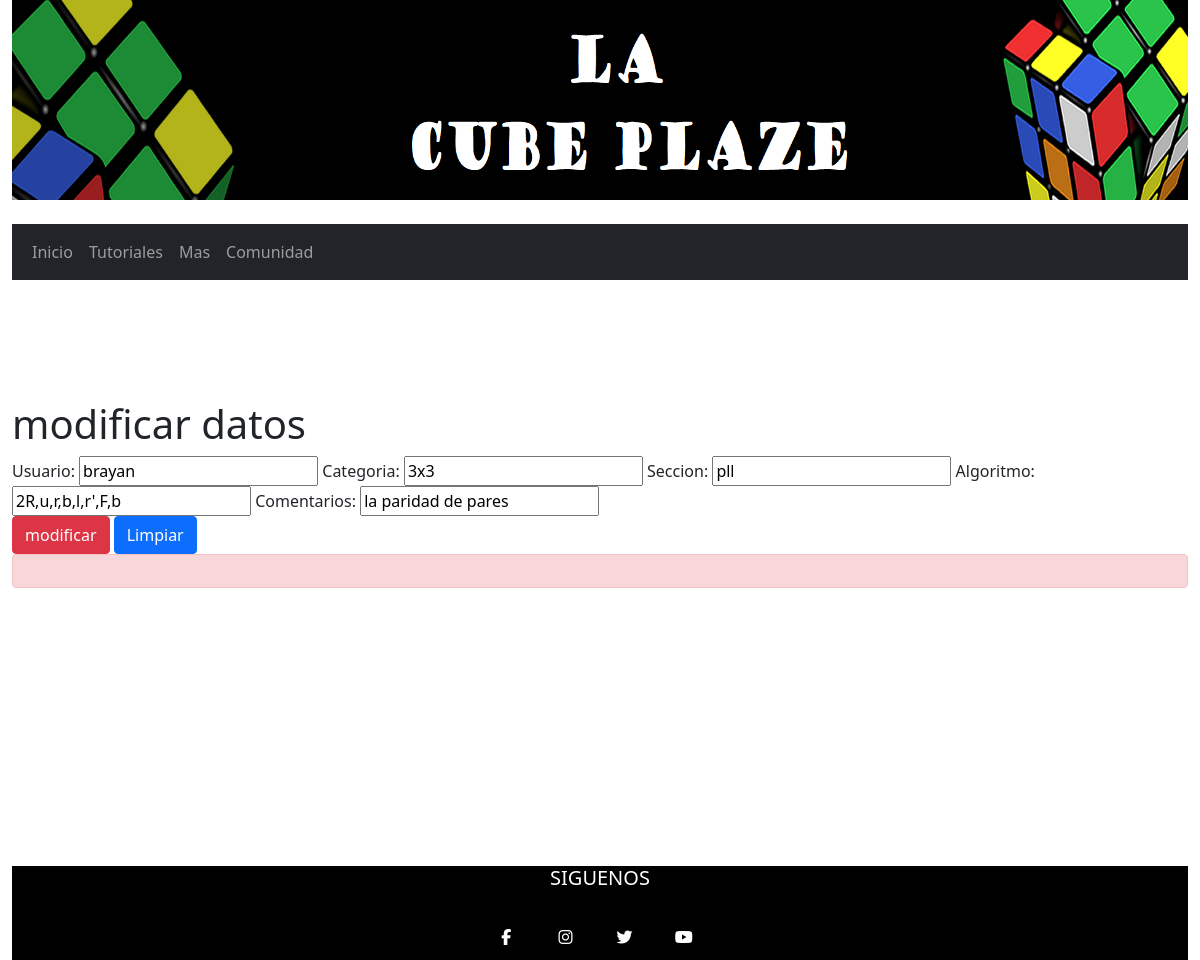
Screenshot of /formulario_2/1 with the database file from the repository.
### app1/models.py (models this page shows)
class patrones (models.Model):
    id=models.IntegerField(primary_key=True)
    categoria=models.CharField(max_length=30)
    seccion=models.CharField(max_length=30)
    algoritmo=models.CharField(max_length=30)
    comentarios=models.CharField(null=True,max_length=100)
    usuario=models.CharField(null=True,max_length=30)

### app1/views.py (the view)
# urls.py: path('formulario_2/<id>',formulario_2,name="formulario_2"),
def formulario_2(request,id):
    Patrones = patrones.objects.get(id=id)
    datos = {
        'form': patronform(instance=Patrones)
    }
    if request.method=='POST':
        formulario= patronesform(data=request.POST,instance=Patrones)
        if formulario.is_valid:
            formulario.save()
            datos["mensaje"]="Modificados correctamente"
    return render(request,"../templates/formulario_2.html",datos)

### app1/forms.py
class patronform(ModelForm):
    class Meta:
        model= patron
        fields=['usuario','categoria','seccion','algoritmo','comentarios']

### app1/templates/formulario_2.html (shortened to what this page needs)
<html lang="en">
<head>{% load static%}
    <link href="https://cdn.jsdelivr.net/npm/bootstrap@5.1.3/dist/css/bootstrap.min.css" rel="stylesheet">
    <link href="https://cdn.jsdelivr.net/npm/bootstrap@5.1.3/dist/css/bootstrap.min.css" rel="stylesheet">
    <link type="text/css" rel="stylesheet" href="../static/css/diseño.css">
    <link type="text/Js" rel="stylesheet" href="../static/javascript/funciones.js">
</head>
<body class="container-fluid ">
    <header >
        <div class="foto_titulo">
        <img src="{% static '../static/imagenes/plagio.png' %}" alt="encabezado" width="100%" height="200">
        </div>
      <br><br>
    </header>
    <nav class="navbar navbar-expand-sm bg-dark navbar-dark">
    <div class="container-fluid">
      <ul class="navbar-nav">
        <li class="nav-item">
          <a class="nav-link " href="../">Inicio</a>
        </li>
       <li class="nav-item">
          <a class="nav-link" href="../tutorial">Tutoriales</a>
        </li>
        <li class="nav-item">
          <a class="nav-link" href="../mas">Mas</a>
        </li>
        <li class="nav-item">
          <a class="nav-link " href="../comunidad">Comunidad</a>
        </li>
      </ul>
    </div>
  </nav><section><br><br><br><br><br><div>
    <h1>modificar datos</h1>
<div class="row">
    <br><br><br><br>
    <form method="post" action="" id="formulario">
      <div class="form-group">
        {{form.as_table}}
      </div>
      <input type="submit" class="btn btn-danger" id="enviar" value="modificar">
      <input type="reset" class="btn btn-primary" id="limpiar" value="Limpiar">
      <div id="error" class="alert alert-danger" role="alert"></div>
    </form>
    <div class="alert alert-sucess" role="alert">
    </div>
</div>
</div><br><br><br><br></section>
<footer class="pie-pagina">
    <div class="grupo-1">
      <div class="box">
        <h2>SIGUENOS</h2>
        <div class="red-social">
          <a href="#" class="fa fa-facebook"></a>
          <a href="#" class="fa fa-instagram"></a>
          <a href="#" class="fa fa-twitter"></a>
          <a href="#" class="fa fa-youtube"></a>
        </div>
      </div>
    </div>
  </footer>
</body>
</html>

### app1/static/css/diseño.css (style rules this page uses)
.foto_titulo { width: 100%; position: relative; display: inline-block; text-align: center; }
.pie-pagina { background-color: black; text-align: center; }
.pie-pagina .grupo-1 .box h2 { color: white; margin-top: 100; margin-bottom: 25px ; font-size: 20px; }
.pie-pagina .grupo-1 .red-social a { display: inline-block; text-decoration: none; width: 45px; height: 45px; line-height: 45px; color: white; margin-right: 10px; background-color: black; text-align: center; transition: all 300ms ease; }
body { overflow-x: hidden; }

### rows the page displays
patrones: usuario "brayan", categoria "3x3", seccion "pll", algoritmo "2R,u,r,b,l,r',F,b", comentarios "la paridad de pares"
